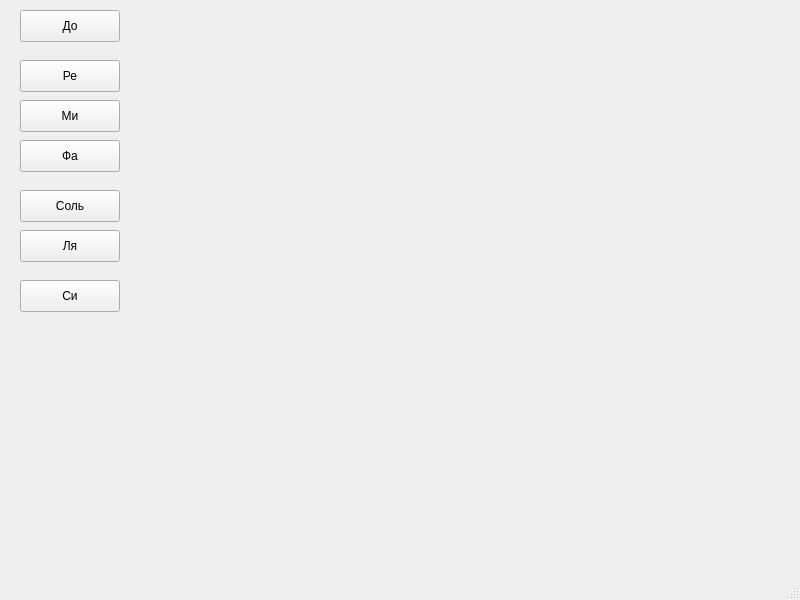
<?xml version="1.0" encoding="UTF-8"?>
<ui version="4.0">
 <class>mainWindow</class>
 <widget class="QMainWindow" name="mainWindow">
  <property name="geometry">
   <rect>
    <x>0</x>
    <y>0</y>
    <width>800</width>
    <height>600</height>
   </rect>
  </property>
  <property name="windowTitle">
   <string>MainWindow</string>
  </property>
  <widget class="QWidget" name="centralwidget">
   <widget class="QPushButton" name="btnA">
    <property name="geometry">
     <rect>
      <x>20</x>
      <y>10</y>
      <width>100</width>
      <height>32</height>
     </rect>
    </property>
    <property name="text">
     <string>До</string>
    </property>
   </widget>
   <widget class="QPushButton" name="btnB">
    <property name="geometry">
     <rect>
      <x>20</x>
      <y>60</y>
      <width>100</width>
      <height>32</height>
     </rect>
    </property>
    <property name="text">
     <string>Ре</string>
    </property>
   </widget>
   <widget class="QPushButton" name="btnD">
    <property name="geometry">
     <rect>
      <x>20</x>
      <y>140</y>
      <width>100</width>
      <height>32</height>
     </rect>
    </property>
    <property name="text">
     <string>Фа</string>
    </property>
   </widget>
   <widget class="QPushButton" name="btnE">
    <property name="geometry">
     <rect>
      <x>20</x>
      <y>190</y>
      <width>100</width>
      <height>32</height>
     </rect>
    </property>
    <property name="text">
     <string>Соль</string>
    </property>
   </widget>
   <widget class="QPushButton" name="btnF">
    <property name="geometry">
     <rect>
      <x>20</x>
      <y>230</y>
      <width>100</width>
      <height>32</height>
     </rect>
    </property>
    <property name="text">
     <string>Ля</string>
    </property>
   </widget>
   <widget class="QPushButton" name="btnG">
    <property name="geometry">
     <rect>
      <x>20</x>
      <y>280</y>
      <width>100</width>
      <height>32</height>
     </rect>
    </property>
    <property name="text">
     <string>Си</string>
    </property>
   </widget>
   <widget class="QPushButton" name="btnC">
    <property name="geometry">
     <rect>
      <x>20</x>
      <y>100</y>
      <width>100</width>
      <height>32</height>
     </rect>
    </property>
    <property name="text">
     <string>Ми</string>
    </property>
   </widget>
  </widget>
  <widget class="QMenuBar" name="menubar">
   <property name="geometry">
    <rect>
     <x>0</x>
     <y>0</y>
     <width>800</width>
     <height>36</height>
    </rect>
   </property>
  </widget>
  <widget class="QStatusBar" name="statusbar"/>
 </widget>
 <resources/>
 <connections/>
</ui>
